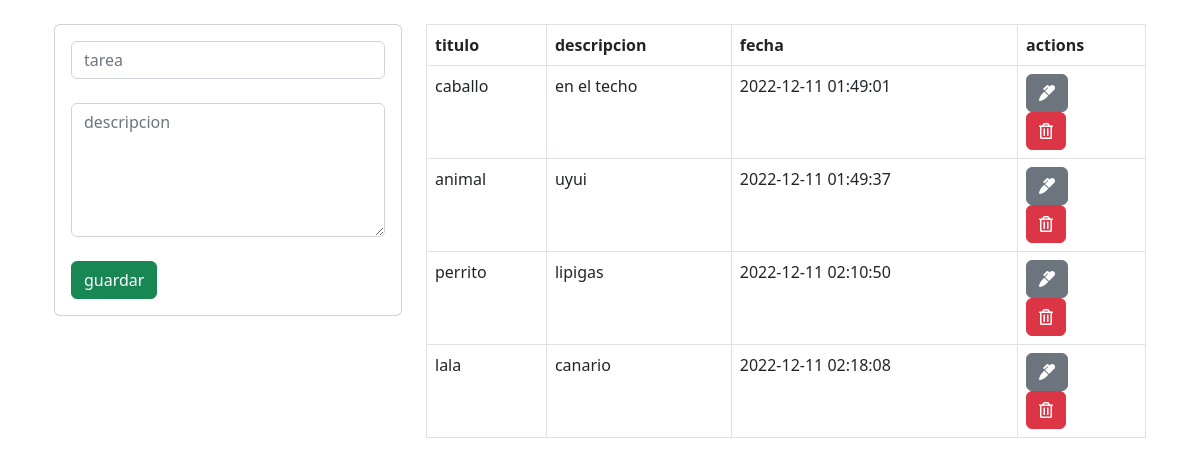
/crud/index.php, run on the app's committed database.
### tables this page shows
CREATE TABLE `crud` (
  `id` int(11) NOT NULL,
  `titulo` varchar(100) NOT NULL,
  `descripcion` text NOT NULL,
  `fecha` timestamp NOT NULL DEFAULT current_timestamp()
);

### crud/index.php (the view, shortened to what this page needs)
<?php
include ("conexion.php")
?>
<!DOCTYPE html>
<html lang="en">
<head>
    <link href="https://cdn.jsdelivr.net/npm/bootstrap@5.2.3/dist/css/bootstrap.min.css" rel="stylesheet">
    <link rel="stylesheet" href="https://use.fontawesome.com/releases/v5.6.3/css/all.css">
</head>
<body>
<div class="container p-4">
<div class="row">
<div class="col-md-4">
        <div class="card card-body">
        <form action="guardar.php" method="POST">
          <div class="form-group">
            <input type="text" name="titulo" class="form-control" placeholder="tarea" autofocus>
          </div> <br>
          <div class="form-group">
            <textarea name="descripcion" rows="5" class="form-control" placeholder="descripcion"></textarea>
          </div> <br>
          <input type="submit" name="guardar" class="btn btn-success btn-block" value="guardar">
        </form>
        </div>
</div>
<div class="col-md-8">
<table class="table table-bordered">
    <thead>
        <tr>
             <th>titulo</th>
             <th>descripcion</th>
             <th>fecha</th>
             <th>actions</th>
        </tr>
        <tbody>
            <?php
                $query ="SELECT * FROM crud";
                $result_tarea = mysqli_query( $conn,$query);
                while ( $row = mysqli_fetch_array($result_tarea)){ ?>
                        <tr>
                            <td><?php echo $row['titulo'] ?></td>
                            <td><?php echo $row['descripcion'] ?></td>
                            <td><?php echo $row['fecha'] ?></td>
                            <td>
                                <a href="editar.php?id=<?php echo $row['id']?>" class="btn btn-secondary">
                                <i class="fas fa-marker"></i>
                                </a> <br>
                                <a href="eliminar.php?id=<?php echo $row['id']?>" class="btn btn-danger">
                                <i class="far fa-trash-alt"></i>
                                </a>
                            </td>
                        </tr>
                <?php }?>
        </tbody>
    </thead>
</table>
</div>
</div>
</div>
</body>
</html>

### data on the page
crud: titulo "caballo", descripcion "en el techo", fecha "2022-12-11 01:49:01"
crud: titulo "animal", descripcion "uyui", fecha "2022-12-11 01:49:37"
crud: titulo "perrito", descripcion "lipigas", fecha "2022-12-11 02:10:50"
crud: titulo "lala", descripcion "canario", fecha "2022-12-11 02:18:08"
